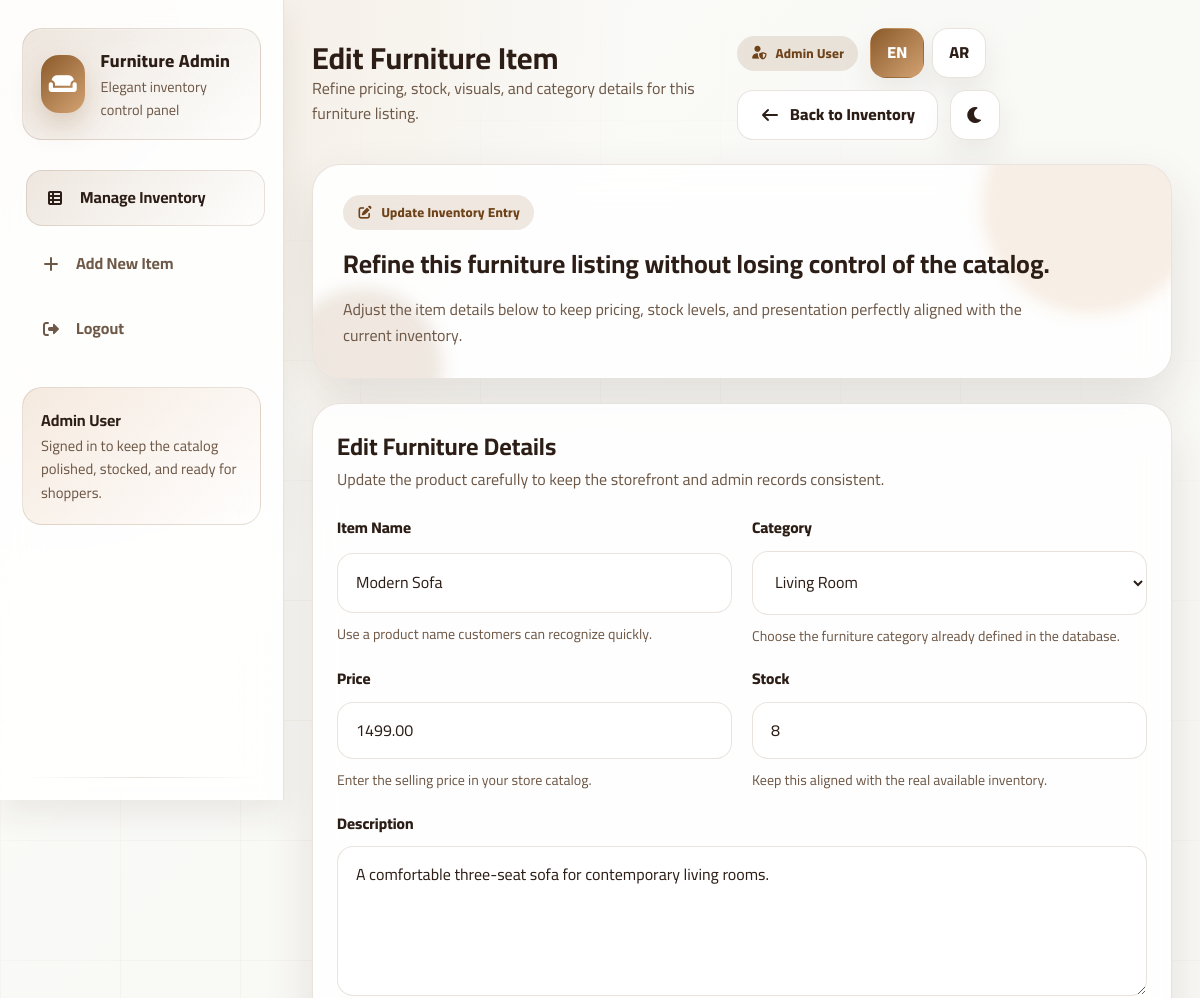
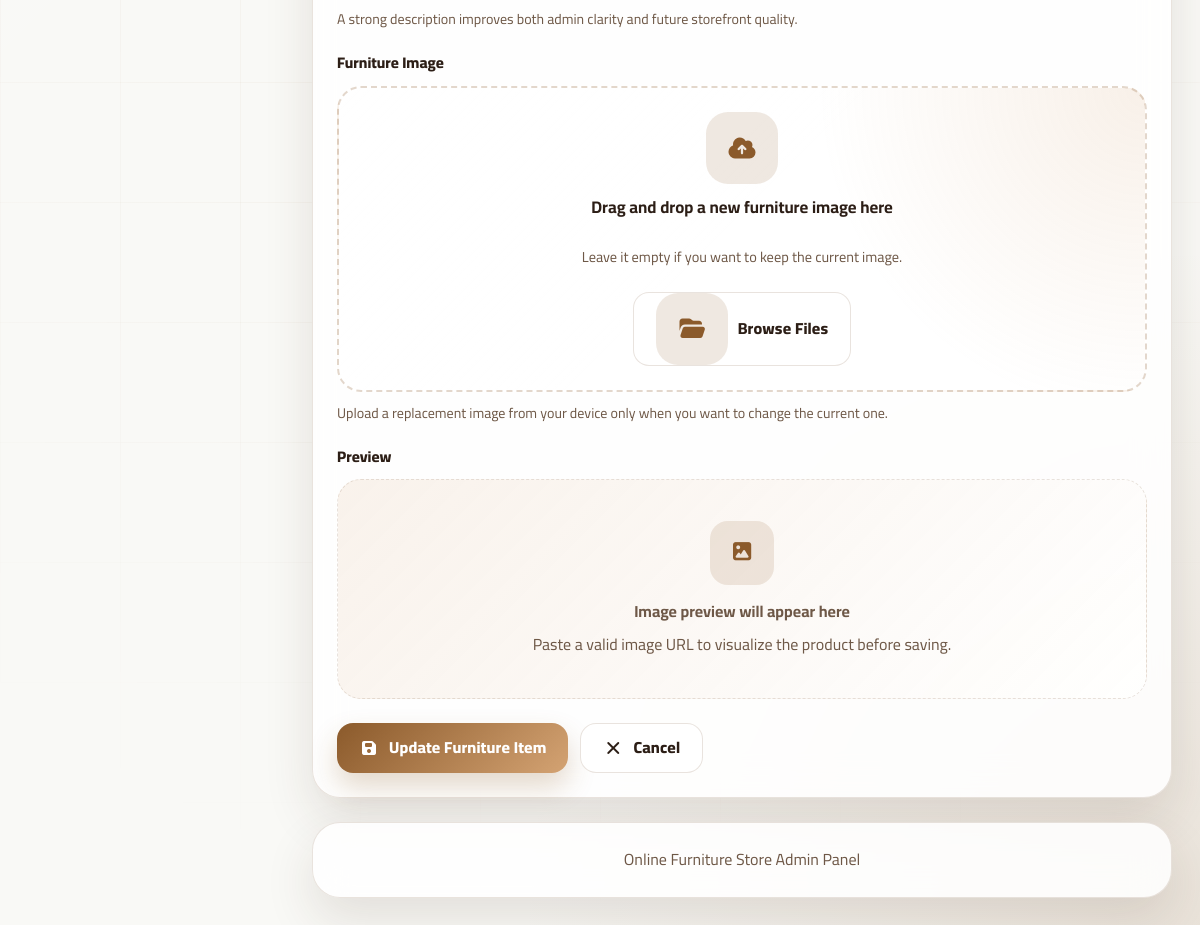
The app's page /admin/inventory/edit.php?id=1 (signed in) with its own data (2 pictures, top to bottom).
### tables this page shows
CREATE TABLE IF NOT EXISTS furniture_items (
    item_id INT UNSIGNED NOT NULL AUTO_INCREMENT,
    item_name VARCHAR(100) NOT NULL,
    description TEXT NOT NULL,
    price DECIMAL(10,2) NOT NULL,
    stock_quantity INT NOT NULL DEFAULT 0,
    image VARCHAR(255) DEFAULT NULL,
    category_id INT UNSIGNED DEFAULT NULL,
    created_at TIMESTAMP NOT NULL DEFAULT CURRENT_TIMESTAMP,
    updated_at TIMESTAMP NOT NULL DEFAULT CURRENT_TIMESTAMP ON UPDATE CURRENT_TIMESTAMP,
    PRIMARY KEY (item_id),
    KEY idx_furniture_items_category_id (category_id),
    CONSTRAINT fk_furniture_items_category
        FOREIGN KEY (category_id) REFERENCES categories (category_id)
        ON UPDATE CASCADE
        ON DELETE SET NULL
);

CREATE TABLE IF NOT EXISTS categories (
    category_id INT UNSIGNED NOT NULL AUTO_INCREMENT,
    category_name VARCHAR(100) NOT NULL,
    created_at TIMESTAMP NOT NULL DEFAULT CURRENT_TIMESTAMP,
    PRIMARY KEY (category_id),
    UNIQUE KEY uq_categories_name (category_name)
);

### admin/includes/localization.php (called while the page is built, shortened)
<?php
if (!function_exists('adminAvailableLanguages')) {
    function adminAvailableLanguages(): array
    {
        return ['en', 'ar'];
    }
}
if (!function_exists('adminCurrentLanguage')) {
    function adminCurrentLanguage(): string
    {
        static $resolvedLanguage = null;
        if (is_string($resolvedLanguage) && $resolvedLanguage !== '') {
            return $resolvedLanguage;
        }
        $allowedLanguages = adminAvailableLanguages();
        if (isset($_SESSION['admin_lang']) && is_string($_SESSION['admin_lang']) && in_array($_SESSION['admin_lang'], $allowedLanguages, true)) {
            $resolvedLanguage = $_SESSION['admin_lang'];
            return $resolvedLanguage;
        }
        $resolvedLanguage = 'en';
        return $resolvedLanguage;
    }
}
if (!function_exists('adminTrans')) {
    function adminTrans(string $key, array $replacements = []): string
    {
        $translations = adminTranslations();
        $language = adminCurrentLanguage();
        $text = $translations[$language][$key] ?? $translations['en'][$key] ?? $key;
        return $text;
    }
}

### admin/inventory/edit.php (the view, shortened to what this page needs)
<?php
require_once __DIR__ . '/../includes/localization.php';
require_once __DIR__ . '/../config/db_connect.php';
$itemId = filter_input(INPUT_GET, 'id', FILTER_VALIDATE_INT);
$categoriesStatement = $pdo->query(
    'SELECT category_id, category_name
     FROM categories
     ORDER BY category_name ASC'
);
$categories = $categoriesStatement->fetchAll();
$itemStatement = $pdo->prepare(
    'SELECT item_id, item_name, description, price, stock_quantity, image, category_id
     FROM furniture_items
     WHERE item_id = :item_id
     LIMIT 1'
);
$itemStatement->bindValue(':item_id', $itemId, PDO::PARAM_INT);
$itemStatement->execute();
$item = $itemStatement->fetch();
$formData = [
    'item_name' => (string) $item['item_name'],
    'description' => (string) $item['description'],
    'price' => number_format((float) $item['price'], 2, '.', ''),
    'stock_quantity' => (string) $item['stock_quantity'],
    'image' => trim((string) ($item['image'] ?? '')),
    'category_id' => (string) $item['category_id'],
];
$errors = [];
if (!function_exists('adminEditUploadText')) {
    function adminEditUploadText(string $key): string
    {
        $texts = [
            'en' => [
                'image_upload_failed' => 'The image upload failed. Please try again.',
                'image_invalid_upload' => 'Please upload a valid image file: JPG, PNG, GIF, or WEBP.',
                'image_upload_directory_failed' => 'The uploads directory could not be prepared.',
                'image_upload_label' => 'Furniture Image',
                'image_upload_drop_title' => 'Drag and drop a new furniture image here',
                'image_upload_drop_desc' => 'Leave it empty if you want to keep the current image.',
                'image_upload_browse' => 'Browse Files',
                'image_upload_hint' => 'Upload a replacement image from your device only when you want to change the current one.'
            ],
            'ar' => [
                'image_upload_failed' => 'فشل رفع الصورة. حاول مرة أخرى.',
                'image_invalid_upload' => 'يرجى رفع ملف صورة صالح: JPG أو PNG أو GIF أو WEBP.',
                'image_upload_directory_failed' => 'تعذر تجهيز مجلد الرفع.',
                'image_upload_label' => 'صورة الأثاث',
                'image_upload_drop_title' => 'اسحب وأفلت صورة أثاث جديدة هنا',
                'image_upload_drop_desc' => 'اترك الحقل فارغًا إذا كنت تريد الاحتفاظ بالصورة الحالية.',
                'image_upload_browse' => 'اختيار ملف',
                'image_upload_hint' => 'ارفع صورة بديلة من جهازك فقط عند الرغبة في تغيير الصورة الحالية.'
            ],
        ];
        $language = adminCurrentLanguage();
        return $texts[$language][$key] ?? $texts['en'][$key] ?? $key;
    }
}
$headerActions = '<a class="btn btn-secondary" href="../inventory/manage.php"><i class="fa-solid fa-arrow-left"></i>' . htmlspecialchars(adminTrans('back_to_inventory'), ENT_QUOTES, 'UTF-8') . '</a>';
require_once __DIR__ . '/../includes/header.php';
?>
<section class="hero-banner glass-card fade-up">
    <span class="badge">
        <i class="fa-solid fa-pen-to-square"></i>
        <?php echo htmlspecialchars(adminTrans('update_inventory_entry'), ENT_QUOTES, 'UTF-8'); ?>
    </span>
    <h2 style="margin-top: 14px;"><?php echo htmlspecialchars(adminTrans('update_inventory_title'), ENT_QUOTES, 'UTF-8'); ?></h2>
    <p style="margin-top: 12px;">
        <?php echo htmlspecialchars(adminTrans('update_inventory_desc'), ENT_QUOTES, 'UTF-8'); ?>
    </p>
</section>
<section class="form-card fade-up">
    <div class="form-header">
        <h2><?php echo htmlspecialchars(adminTrans('edit_furniture_details'), ENT_QUOTES, 'UTF-8'); ?></h2>
        <p><?php echo htmlspecialchars(adminTrans('edit_furniture_details_desc'), ENT_QUOTES, 'UTF-8'); ?></p>
    </div>
    <form action="edit.php?id=<?php echo $itemId; ?>" method="post" enctype="multipart/form-data" novalidate>
        <div class="form-grid">
            <div class="form-group">
                <label for="item_name"><?php echo htmlspecialchars(adminTrans('item_name'), ENT_QUOTES, 'UTF-8'); ?></label>
                <input
                    class="<?php echo isset($errors['item_name']) ? 'input-error' : ''; ?>"
                    id="item_name"
                    name="item_name"
                    type="text"
                    maxlength="100"
                    placeholder="<?php echo htmlspecialchars(adminTrans('item_name_placeholder'), ENT_QUOTES, 'UTF-8'); ?>"
                    value="<?php echo htmlspecialchars($formData['item_name'], ENT_QUOTES, 'UTF-8'); ?>"
                    required
                >
                <?php if (isset($errors['item_name'])): ?>
                    <span class="field-error"><?php echo htmlspecialchars($errors['item_name'], ENT_QUOTES, 'UTF-8'); ?></span>
                <?php else: ?>
                    <span class="helper-text"><?php echo htmlspecialchars(adminTrans('item_name_hint'), ENT_QUOTES, 'UTF-8'); ?></span>
                <?php endif; ?>
            </div>
            <div class="form-group">
                <label for="category_id"><?php echo htmlspecialchars(adminTrans('category'), ENT_QUOTES, 'UTF-8'); ?></label>
                <select
                    class="<?php echo isset($errors['category_id']) ? 'input-error' : ''; ?>"
                    id="category_id"
                    name="category_id"
                    required
                >
                    <?php foreach ($categories as $category): ?>
                        <option
                            value="<?php echo (int) $category['category_id']; ?>"
                            <?php echo $formData['category_id'] === (string) $category['category_id'] ? 'selected' : ''; ?>
                        >
                            <?php echo htmlspecialchars((string) $category['category_name'], ENT_QUOTES, 'UTF-8'); ?>
                        </option>
                    <?php endforeach; ?>
                </select>
                <?php if (isset($errors['category_id'])): ?>
                    <span class="field-error"><?php echo htmlspecialchars($errors['category_id'], ENT_QUOTES, 'UTF-8'); ?></span>
                <?php else: ?>
                    <span class="helper-text"><?php echo htmlspecialchars(adminTrans('category_hint'), ENT_QUOTES, 'UTF-8'); ?></span>
                <?php endif; ?>
            </div>
            <div class="form-group">
                <label for="price"><?php echo htmlspecialchars(adminTrans('price'), ENT_QUOTES, 'UTF-8'); ?></label>
                <input
                    class="<?php echo isset($errors['price']) ? 'input-error' : ''; ?>"
                    id="price"
                    name="price"
                    type="number"
                    min="0.01"
                    step="0.01"
                    placeholder="1299.99"
                    value="<?php echo htmlspecialchars($formData['price'], ENT_QUOTES, 'UTF-8'); ?>"
                    required
                >
                <?php if (isset($errors['price'])): ?>
                    <span class="field-error"><?php echo htmlspecialchars($errors['price'], ENT_QUOTES, 'UTF-8'); ?></span>
                <?php else: ?>
                    <span class="helper-text"><?php echo htmlspecialchars(adminTrans('price_hint'), ENT_QUOTES, 'UTF-8'); ?></span>
                <?php endif; ?>
            </div>
            <div class="form-group">
                <label for="stock_quantity"><?php echo htmlspecialchars(adminTrans('stock'), ENT_QUOTES, 'UTF-8'); ?></label>
                <input
                    class="<?php echo isset($errors['stock_quantity']) ? 'input-error' : ''; ?>"
                    id="stock_quantity"
                    name="stock_quantity"
                    type="number"
                    min="0"
                    step="1"
                    placeholder="12"
                    value="<?php echo htmlspecialchars($formData['stock_quantity'], ENT_QUOTES, 'UTF-8'); ?>"
                    required
                >
                <?php if (isset($errors['stock_quantity'])): ?>
                    <span class="field-error"><?php echo htmlspecialchars($errors['stock_quantity'], ENT_QUOTES, 'UTF-8'); ?></span>
                <?php else: ?>
                    <span class="helper-text"><?php echo htmlspecialchars(adminTrans('stock_hint'), ENT_QUOTES, 'UTF-8'); ?></span>
                <?php endif; ?>
            </div>
            <div class="form-group full-width">
                <label for="description"><?php echo htmlspecialchars(adminTrans('description'), ENT_QUOTES, 'UTF-8'); ?></label>
                <textarea
                    class="<?php echo isset($errors['description']) ? 'input-error' : ''; ?>"
                    id="description"
                    name="description"
                    placeholder="<?php echo htmlspecialchars(adminTrans('description_placeholder'), ENT_QUOTES, 'UTF-8'); ?>"
                    required
                ><?php echo htmlspecialchars($formData['description'], ENT_QUOTES, 'UTF-8'); ?></textarea>
                <?php if (isset($errors['description'])): ?>
                    <span class="field-error"><?php echo htmlspecialchars($errors['description'], ENT_QUOTES, 'UTF-8'); ?></span>
                <?php else: ?>
                    <span class="helper-text"><?php echo htmlspecialchars(adminTrans('description_hint'), ENT_QUOTES, 'UTF-8'); ?></span>
                <?php endif; ?>
            </div>
            <div class="form-group full-width">
                <label for="image_file"><?php echo htmlspecialchars(adminEditUploadText('image_upload_label'), ENT_QUOTES, 'UTF-8'); ?></label>
                <div
                    class="upload-zone <?php echo isset($errors['image_file']) ? 'input-error' : ''; ?> <?php echo $formData['image'] !== '' ? 'has-file' : ''; ?>"
                    data-upload-zone
                    data-upload-input="#image_file"
                    data-upload-preview="#imagePreview"
                >
                    <div class="upload-zone-content">
                        <i class="fa-solid fa-cloud-arrow-up"></i>
                        <strong><?php echo htmlspecialchars(adminEditUploadText('image_upload_drop_title'), ENT_QUOTES, 'UTF-8'); ?></strong>
                        <p class="upload-hint"><?php echo htmlspecialchars(adminEditUploadText('image_upload_drop_desc'), ENT_QUOTES, 'UTF-8'); ?></p>
                        <div class="upload-zone-actions">
                            <button class="btn btn-secondary" type="button" data-upload-trigger>
                                <i class="fa-solid fa-folder-open"></i>
                                <?php echo htmlspecialchars(adminEditUploadText('image_upload_browse'), ENT_QUOTES, 'UTF-8'); ?>
                            </button>
                        </div>
                    </div>
                </div>
                <?php if (isset($errors['image_file'])): ?>
                    <span class="field-error"><?php echo htmlspecialchars($errors['image_file'], ENT_QUOTES, 'UTF-8'); ?></span>
                <?php else: ?>
                    <span class="helper-text"><?php echo htmlspecialchars(adminEditUploadText('image_upload_hint'), ENT_QUOTES, 'UTF-8'); ?></span>
                <?php endif; ?>
            </div>
            <div class="form-group full-width">
                <label><?php echo htmlspecialchars(adminTrans('preview'), ENT_QUOTES, 'UTF-8'); ?></label>
                <div class="image-preview" id="imagePreview">
                    <?php if ($formData['image'] !== ''): ?>
                        <img src="<?php echo htmlspecialchars($formData['image'], ENT_QUOTES, 'UTF-8'); ?>" alt="Furniture preview">
                    <?php else: ?>
                        <div class="image-preview-placeholder">
                            <i class="fa-solid fa-image"></i>
                            <strong><?php echo htmlspecialchars(adminTrans('image_preview_placeholder_title'), ENT_QUOTES, 'UTF-8'); ?></strong>
                            <p style="margin: 8px 0 0;"><?php echo htmlspecialchars(adminTrans('image_preview_placeholder_desc'), ENT_QUOTES, 'UTF-8'); ?></p>
                        </div>
                    <?php endif; ?>
                </div>
            </div>
        </div>
        <div class="action-row" style="margin-top: 24px;">
            <button class="btn btn-primary" type="submit">
                <i class="fa-solid fa-floppy-disk"></i>
                <?php echo htmlspecialchars(adminTrans('update_furniture_item'), ENT_QUOTES, 'UTF-8'); ?>
            </button>
            <a class="btn btn-secondary" href="../inventory/manage.php">
                <i class="fa-solid fa-xmark"></i>
                <?php echo htmlspecialchars(adminTrans('cancel'), ENT_QUOTES, 'UTF-8'); ?>
            </a>
        </div>
    </form>
</section>
<?php require_once __DIR__ . '/../includes/footer.php'; ?>

### records on screen
furniture_items: item_name "Modern Sofa", category_id "Living Room", price "1499.00", stock_quantity "8", description "A comfortable three-seat sofa for contemporary living rooms."

### other values on screen
adminTrans('furniture_admin') "Furniture Admin"
adminTrans('elegant_inventory_control_panel') "Elegant inventory control panel"
adminTrans('manage_inventory') "Manage Inventory"
adminTrans('add_new_item') "Add New Item"
adminTrans('logout') "Logout"
$adminName "Admin User"
adminTrans('signed_in_catalog_note') "Signed in to keep the catalog polished, stocked, and ready for shoppers."
$pageHeading "Edit Furniture Item"
$pageDescription "Refine pricing, stock, visuals, and category details for this furniture listing."
adminTrans('language_en') "EN"
adminTrans('language_ar') "AR"
adminTrans('back_to_inventory') "Back to Inventory"
adminTrans('update_inventory_entry') "Update Inventory Entry"
adminTrans('update_inventory_title') "Refine this furniture listing without losing control of the catalog."
adminTrans('update_inventory_desc') "Adjust the item details below to keep pricing, stock levels, and presentation perfectly aligned with the current inventory."
